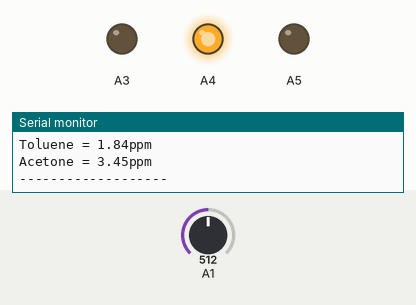
Simulated run of this sketch. Board: Arduino Uno, built with avr-gcc and run on an emulated ATmega328P. Shown: output pins drawn as LEDs (lit = HIGH), the last lines printed to the serial monitor. The test bench sets the inputs (shaded band); at power-on: A1 = 512.

Above: at 3.4 s.
3.5 s: A1 set to 523
At 6.5 s:
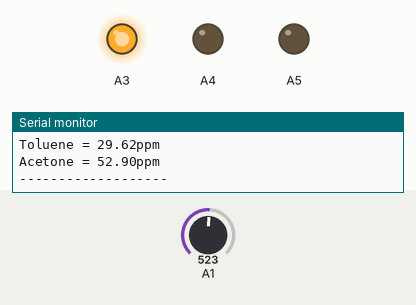
7.0 s: A1 set to 122
At 9.4 s:
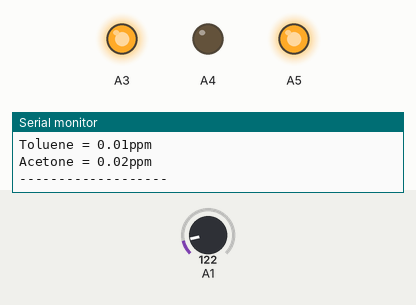
10.5 s: A1 set to 141
At 11.2 s:
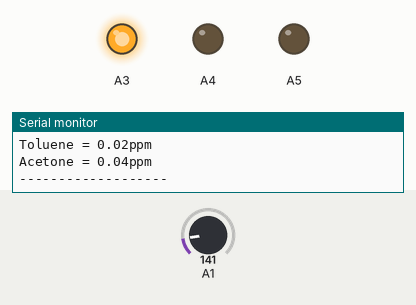
14.0 s: A1 set to 328
21.1 s: A1 set to 352
At 24.4 s:
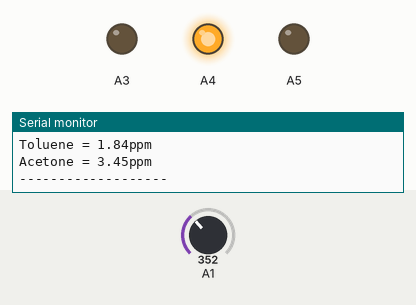
Timing chart, 0 to 25.9 s (numbered marks = the images above; inputs shaded):
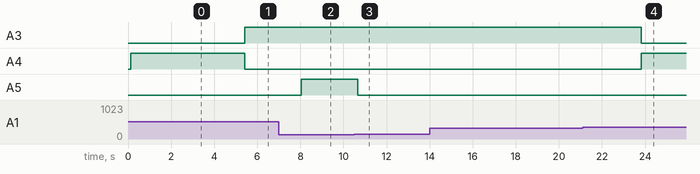

Measured:
- the behaviour switches between 512 and 513 on A1 (found by bisection; images 0 and 1)
- the behaviour switches between 128 and 129 on A1 (found by bisection; images 2 and 3)
- the behaviour switches between 341 and 342 on A1 (found by bisection; images 3 and 4)
- after the input at 3.5 s, A3: LOW → HIGH after 1.9 s; A4: HIGH → LOW after 1.9 s
- after the input at 7.0 s, A5: LOW → HIGH after 1.0 s
- after the input at 10.5 s, A5: HIGH → LOW after 0.16 s
- after the input at 21.1 s, A3: HIGH → LOW after 2.7 s; A4: LOW → HIGH after 2.7 s

The sketch:

aerometra_ino.ino
```cpp
/*
CO2: ppm = 114.3544 * (rs/ro)^-2.93599
CO ppm = 662.9382 * (rs/ro)^-4.0241
Ethanol ppm = 75.3103 * (rs/ro)^-3.1456
Ammonium NH4 ppm = 102.694 * (rs/ro)^-2.48818
Toluene ppm = 43.7748 * (rs/ro)^-3.42936
Acetone ppm = 33.1197 * (rs/ro)^-3.36587
*/

/*
119.00283689406935
943.8215172796514
407.30675312888224
140.27483455301254
38.19197360704412
49.18784025704627
*/


#define RLOAD 10.0

#define r0Air 1
#define r0CO 111.219671047
#define r0CO2 882.092573749
#define r0Ethanol 380.667589788
#define r0NH4 131.100412078
#define r0Toluene 35.6940964778
#define r0Acetone 45.9707983079
#define scaleFactorCO 662.9382
#define exponentCO 4.0241

#define scaleFactorCO2 116.6020682
#define exponentCO2 2.769034857

#define scaleFactorEthanol 75.3103
#define exponentEthanol 3.1459

#define scaleFactorNH4 102.694
#define exponentNH4 2.48818

#define scaleFactorToluene 43.7748
#define exponentToluene 3.42936

#define scaleFactorAcetone 33.1197
#define exponentAcetone 3.36587


#define atmCO 1
#define atmCO2 412.57
#define atmEthanol 22.5
#define atmNH4    2.7841
#define atmToluene 0.0035
#define atmAcetone 0.00739

float R = 0;
float R_callib = 91;

float getCO(float res) {
  return scaleFactorCO * pow((res/r0CO), -exponentCO);
}
float getCO2(float res) {
  return scaleFactorCO2 * pow((res/r0CO2), -exponentCO2);
}
float getEthanol(float res) {
  return scaleFactorEthanol * pow((res/r0Ethanol), -exponentEthanol);
}
float getNH4(float res) {
  return scaleFactorNH4 * pow((res/r0NH4), -exponentNH4);
}
float getToluene(float res) {
  return scaleFactorToluene * pow((res/r0Toluene), -exponentToluene);
}
float getAcetone(float res) {
  return scaleFactorAcetone * pow((res/r0Acetone), -exponentAcetone);
}

void setup()
{
  pinMode(A1,INPUT);
  Serial.begin(9600);
}

float getResistance() {
  return (R);
}


int scale(int input){
  double frac = (280+input)/190.0;
  frac = pow(2, frac)*input;

  return((frac));
}

void showLED(int red, int blue, int green){
    analogWrite(A3, red);
    analogWrite(A4, blue);
    analogWrite(A5, green);
}

void calcLED(int aqi){
  if(aqi<350){         //green
    showLED(9,255,0);
  }
  else if(aqi<450){  //yellow
    showLED(255,255,0);
  }
  else if(aqi<550){  //orange
    showLED(255,102,0);
  }
  else if(aqi<800){  //red
    showLED(255,0,0);
  }
  else if(aqi<1400){  //purple
    showLED(153,51,153);
  }
  else{  //merune
    showLED(153,0,51);
  }
}

void disp(int aqi){
  float co      = getCO(R);
  float co2     = getCO2(R);
  float ethanol = getEthanol(R);
  float nh4     = getNH4(R);
  float toluene = getToluene(R);
  float acetone = getAcetone(R);

  Serial.print("\nAQI     = ");

  float diff = -100*(aqi - R_callib) / R_callib;
  Serial.print(diff);
  //Serial.print(aqi);
  if( diff > 0 ){
    Serial.print("% better");
  }else{
    Serial.print("% worse");
  }
  Serial.print("(since callibration)\nCO      = ");
  Serial.print(co);

  Serial.print("ppm \nCO2     = ");
  Serial.print(co2);

  Serial.print("ppm \nEthanol = ");
  Serial.print(ethanol);

  Serial.print("ppm \nAmmonia = ");
  Serial.print(nh4);

  Serial.print("ppm \nToluene = ");
  Serial.print(toluene);

  Serial.print("ppm \nAcetone = ");
  Serial.print(acetone);

  Serial.println("ppm\n-------------------");
  calcLED(co2);
}

void loop()
{
  int sv = analogRead(A1);
  R      = ( (1024/sv) * 5.0 - 1.0)*RLOAD;
  disp(sv);

delay(2500);
}
```
